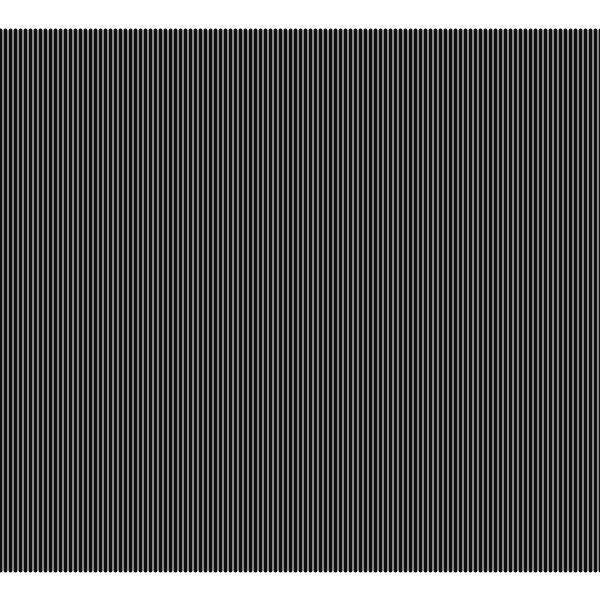
Frame 1 (no input)
Frame 60 (the mouse pressed at the canvas centre just before this capture): identical to frame 1, image omitted
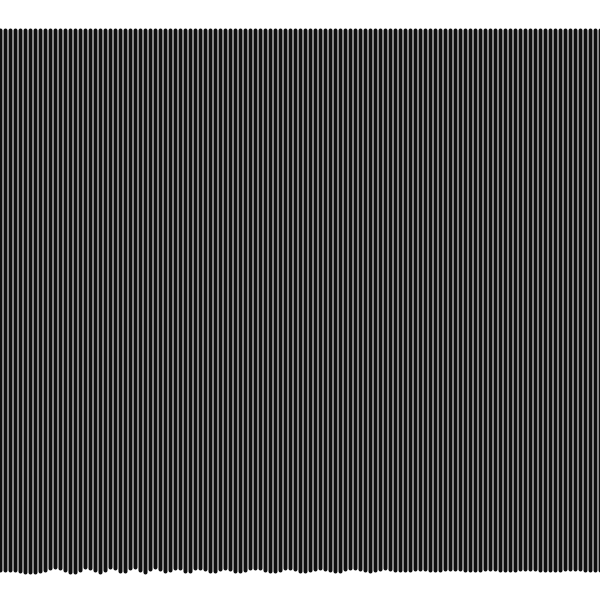
Frame 120 (the mouse held since frame 60 and released just before this capture)

The Processing sketch that drew these frames (run headless with seeded random() and noise(); from frame 60 on, the mouse is pressed at the canvas centre):

// Processing sketch: Curtain_lines
// ── Curtain_lines.pde

int gX, gY;  // size of pixellation 

void setup() {
  size(600, 600);
  background(230,10);
  strokeWeight(4);
  pixelDensity(2);//increase for better resolution images.


}

float zoff = 0,  angle = 0;

void draw() {

  gX = 100;//int(map(mouseX, 0, width, 50, 2));
  gY = 1;//int(map(mouseY, 0, height, 2, 50));
  
  float size = map(mouseX,0,width,2,height);
  float animationSpeed = 0.000002;
  float mainColor = 15;
  float radius = map(mouseX,0,width,2,10);

  background(255);
  stroke(mainColor);
  noFill();

  for (int i = 0; i <= width ; i += 5) {
    beginShape();
    for (int j = 0; j <= height ; j += 30) {
      float x =i;
      float  y =j;
      float scale = 0.0005;//using a scale vaiable because steps between i and j counters are too large steps for noise function.      
      //check if points are inside the slider size value.
      if (dist(i, j, width/2, height) < size) {
        float n = map(noise(i * scale, j * scale, zoff), 0, 1, -1, 1);
        x = i +  n*radius * sin(angle + n * 0.1);
        y = j +  n*radius * cos(angle + n * 300);
     }

      curveVertex(x, y);
      // point(x,y);
    }
    endShape();
  }

    zoff += 0.001;
    angle += animationSpeed;
    
    //Pixellate();
}


void Pixellate() {
  for (int u = 0; u< width; u+= gX) {
    for (int v = 0; v< height; v+= gY) {
      color fColor = get(u, v);
      fill(fColor);      
      rect(u, v, gX, gY);
    }
  }
}
